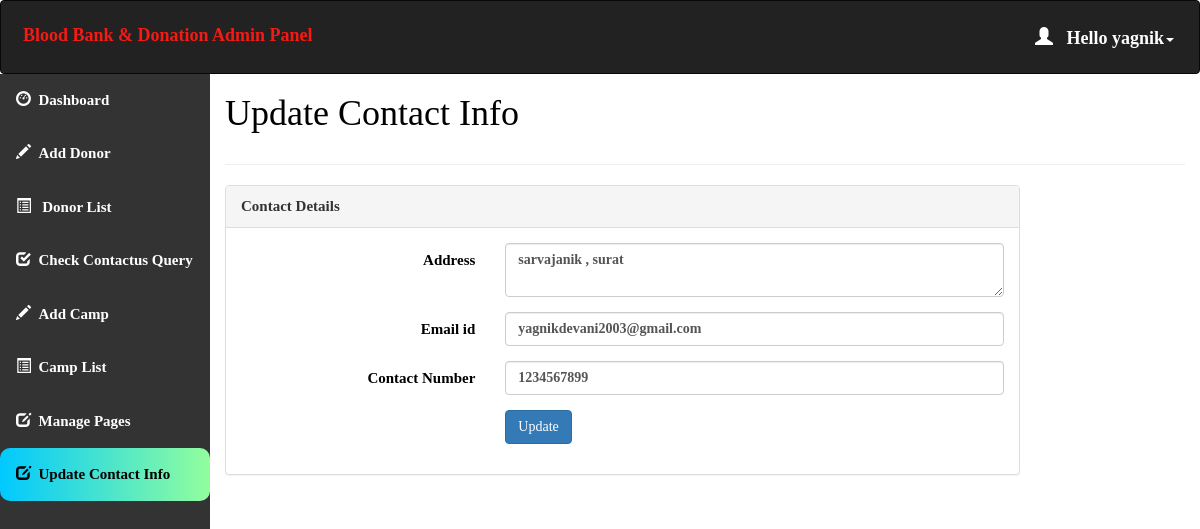
The app's page /admin/update_contact.php (signed in) with its own data.
### tables this page shows
CREATE TABLE `contact_info` (
  `contact_id` int(11) NOT NULL,
  `contact_address` varchar(100) NOT NULL,
  `contact_mail` varchar(50) NOT NULL,
  `contact_phone` int(10) NOT NULL
);

### admin/update_contact.php (the view, shortened to what this page needs)
<html>
<head>
  <link rel="stylesheet" href="https://maxcdn.bootstrapcdn.com/bootstrap/3.4.1/css/bootstrap.min.css">
</head>
<body style="color:black">
  <?php
  include 'conn.php';
    if (isset($_SESSION['loggedin']) && $_SESSION['loggedin'] == true) {
    ?>
<div id="header">
<?php include 'header.php';
?>
</div>
<div id="sidebar">
<?php
 include 'sidebar.php'; ?>
</div>
<div id="content">
  <div class="content-wrapper">
    <div class="container-fluid">
      <div class="row">
        <div class="col-md-12 lg-12 sm-12">
          <h1 class="page-title">Update Contact Info</h1>
        </div>
      </div>
      <hr>
<?php
       include 'conn.php';
       $sql= "select * from contact_info";
       $result=mysqli_query($conn,$sql);
       if(mysqli_num_rows($result)>0)   {
           while($row = mysqli_fetch_assoc($result)) { ?>
      <div class="row">
        <div class="col-md-10">
          <div class="panel panel-default">
            <div class="panel-heading">Contact Details</div>
            <div class="panel-body">
              <form method="post"  name="change_contact" class="form-horizontal">
      <div class="form-group">
                  <label class="col-sm-4 control-label"> Address</label>
                  <div class="col-sm-8">
                    <textarea class="form-control" name="address" id="address" required><?php echo $row['contact_address']; ?></textarea>
                  </div>
                </div>
                <div class="form-group">
                  <label class="col-sm-4 control-label"> Email id</label>
                  <div class="col-sm-8">
                    <input type="email" class="form-control" name="email" id="email" value="<?php echo $row['contact_mail']; ?>" required>
                  </div>
                </div>
      <div class="form-group">
                  <label class="col-sm-4 control-label"> Contact Number </label>
                  <div class="col-sm-8">
                    <input type="text" class="form-control" value="<?php echo $row['contact_phone']; ?>" name="contactno" id="contactno" required>
                  </div>
                </div>
                <?php }
      } ?>
                <div class="form-group">
                  <div class="col-sm-8 col-sm-offset-4">
                    <button class="btn btn-primary" name="update" type="submit">Update</button>
                  </div>
                </div>
              </form>
            </div>
          </div>
        </div>
      </div>
        </div>
      </div>
    </div>
 <?php }
  ?>
</body>
</html>

### admin/header.php (shortened to what this page needs)
<!DOCTYPE html>
<html>
<head>
  <link rel="stylesheet" href="https://maxcdn.bootstrapcdn.com/bootstrap/3.4.1/css/bootstrap.min.css">
</head>
<body>
<nav class="navbar navbar-inverse">
  <div class="container-fluid">
    <div class="navbar-header">
      <a class="navbar-brand" id="qq" href="dashboard.php" style="color:#F51A14;">Blood Bank & Donation Admin Panel</a>
    </div>
    <ul class="nav navbar-nav navbar-right">
      <li class="dropdown"><a class="dropdown-toggle" id="qw" data-toggle="dropdown" href="#" style="font-weight:bold;color:white "> <span class="glyphicon glyphicon-user"></span>&nbsp&nbsp
        <?php
        include 'conn.php';
        $username=$_SESSION['username'];
        $sql="select * from admin_info where admin_username='$username'";
        $result=mysqli_query($conn,$sql) or die("query failed.");
        $row=mysqli_fetch_assoc($result);
        echo "Hello ".$row['admin_name'];
       ?><span class="caret"></span></a>
    </li>
    </ul>
  </div>
</nav>
</body></html>

### admin/update_contact.php (style rules this page uses)
#sidebar { position:relative;margin-top:-20px }
#content { position:relative;margin-left:210px }

### admin/header.php (style rules this page uses)
.navbar { background-color: #333333 ; padding: 10px 10px; color:#FF0404 ; position: fixed; }
.navbar a { float: left; color: white; text-align: center; padding: 12px; text-decoration: none; font-size: 18px; line-height: 25px; }
.navbar-brand { font-size: 25px; font-weight: bold; }
.navbar a { float: none; display: block; text-align: left; }
.navbar-right { float: none; }

### admin/sidebar.php (style rules this page uses)
body { margin: 0; font-family: 'Averia Gruesa Libre';font-size: 15px; color:#F8F9F9; }

### records on screen
contact_info: address "sarvajanik , surat", email "yagnikdevani2003@gmail.com", contactno "1234567899"

### other values on screen
$row['admin_name'] "yagnik"
